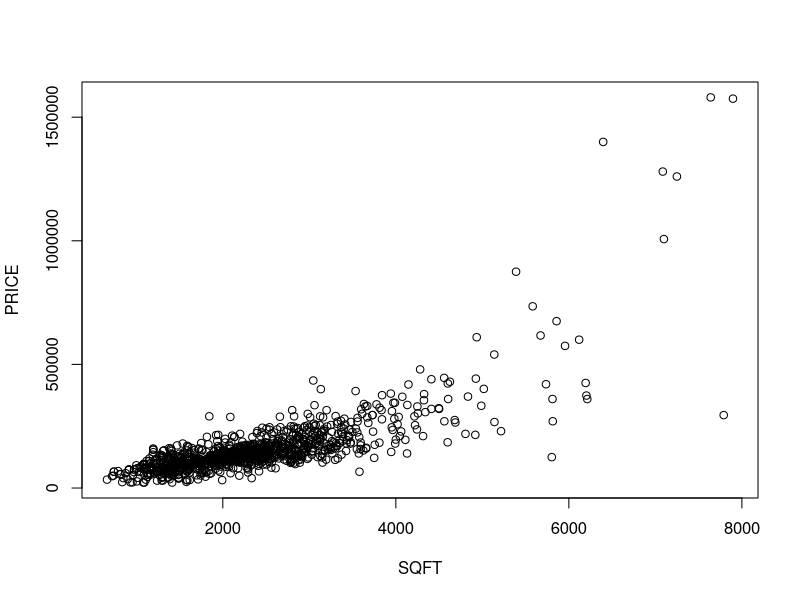
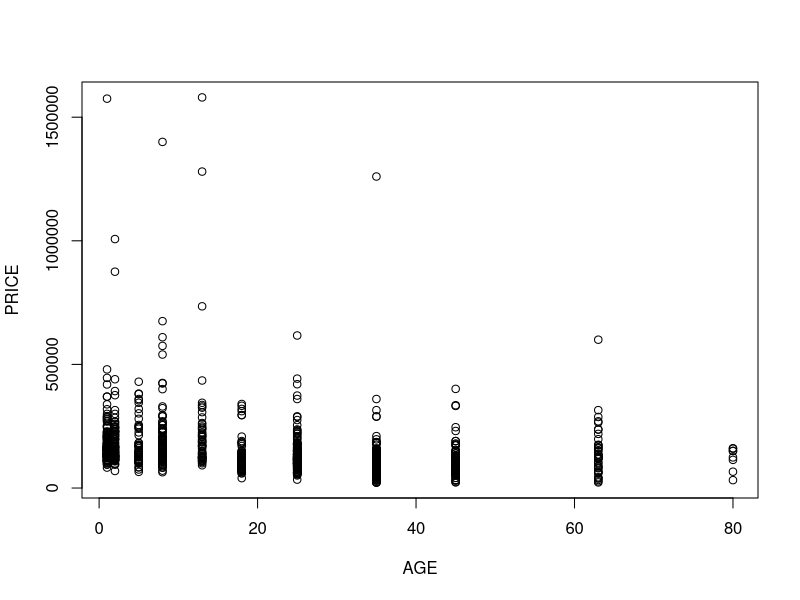
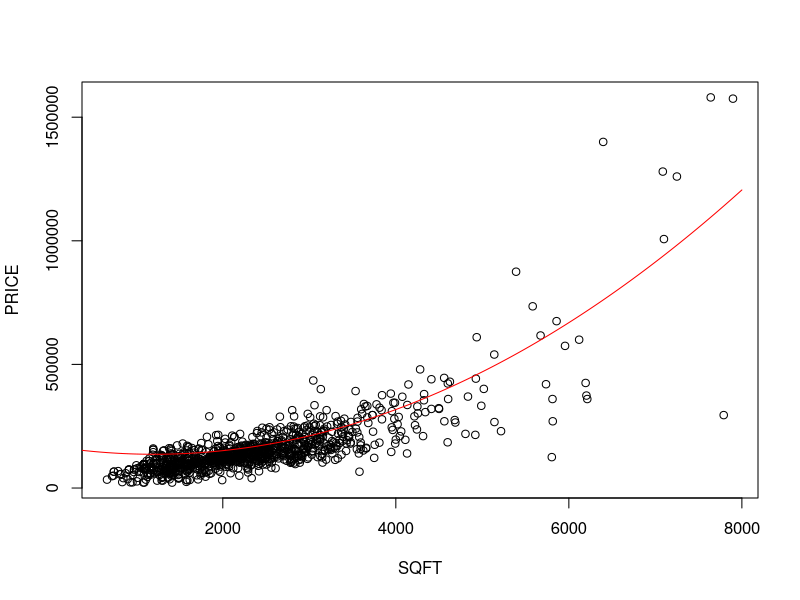
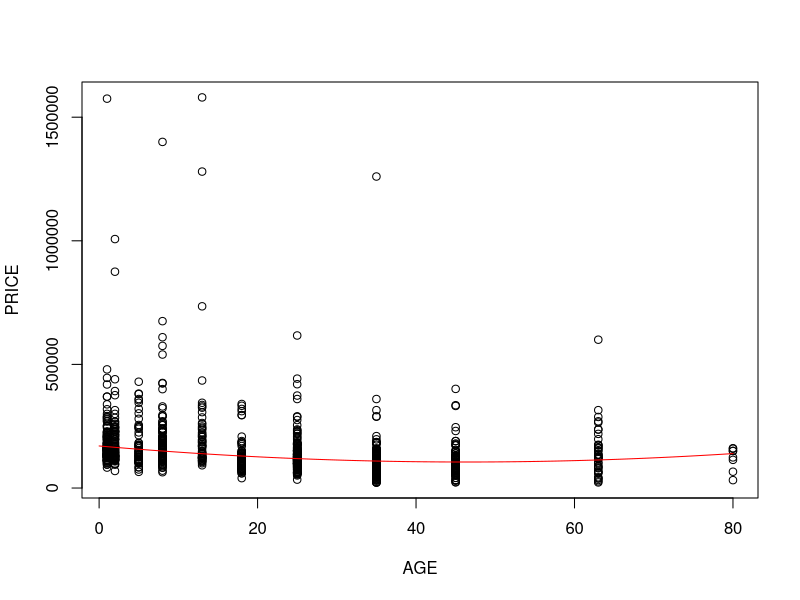
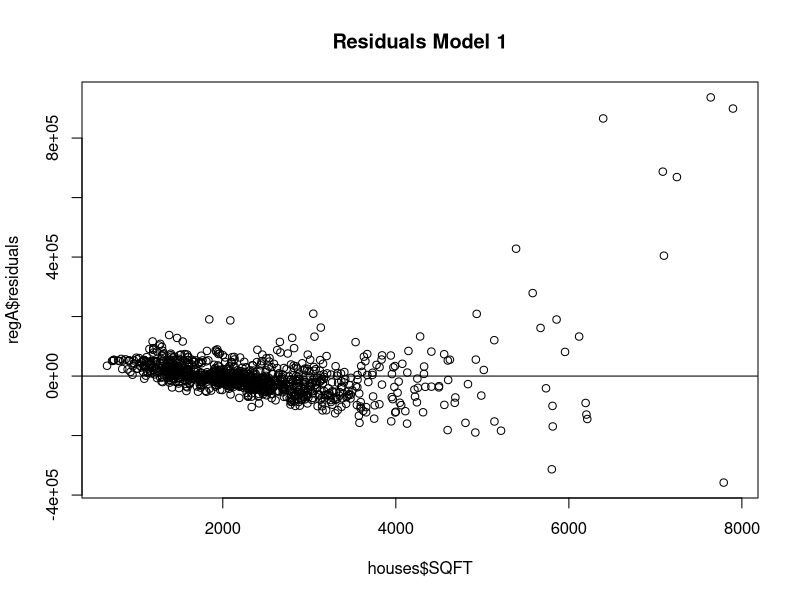
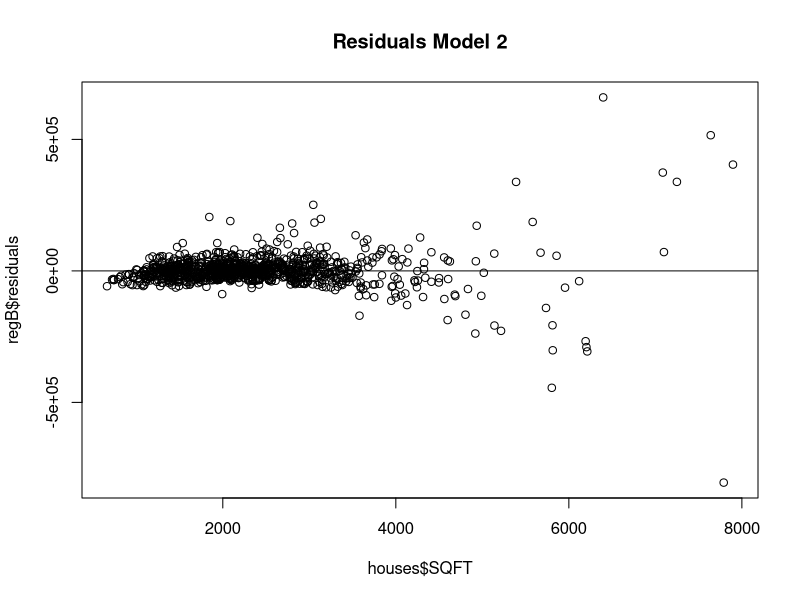
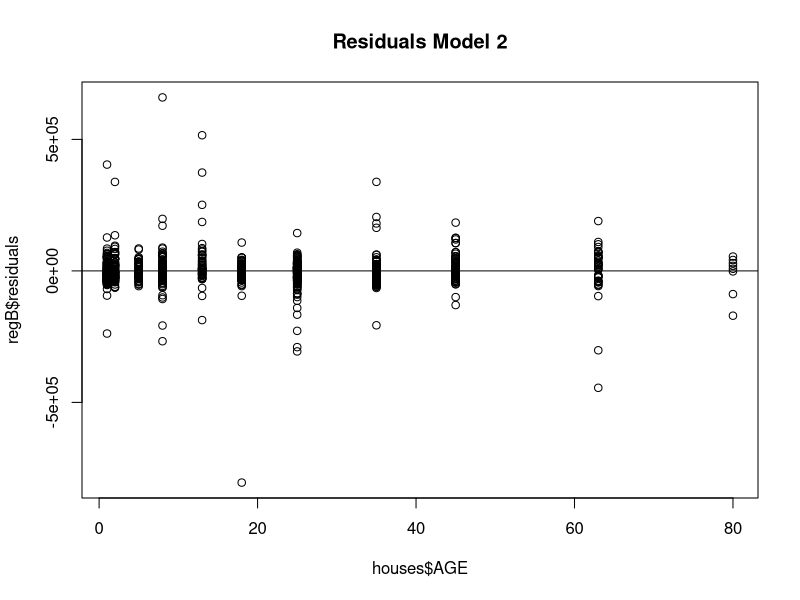

The R script that drew these images, in order:
################################################################################
#                                                                              #
#                Exercise 5: Multiple Regression Model                         # 
#                           Assignment 3                                       #
#                                                                              #
################################################################################

##### Assignment 3: House Prices: Multiple Regression Model #####

# Data
houses <- read.csv("houseprices2.csv")

# Exploration
summary(houses) # data summary
cor(houses) # data correlation matrix
# scatterplot price vs. sqft
plot(PRICE ~ SQFT, data = houses)
# scatterplot price vs. age
plot(PRICE ~ AGE, data = houses)

# (a) Model 1
regA <- lm(PRICE ~ SQFT + AGE, data = houses)
summary(regA)

# (a)(ii) 95% Confidence Interval
# get coefficients
co <- coef(summary(regA))
# calculate upper and lower bound 
up <- co[2,1] + qt(0.975, regA$df.residual)*co[2,2]
low <- co[2,1] - qt(0.975, regA$df.residual)*co[2,2]

# (a)(iii) t-Test: H_0: beta_3 >=-1000
# calculate t-Statistic
tstatA <- (co[3,1] - (-1000))/co[3,2]
# calculate the p-value, left-sided
pValA <- pt(tstatA, df = regA$df.residual)

# (b) Model 2: include squared terms
regB <- lm(PRICE ~ SQFT + I(SQFT^2) + AGE + I(AGE^2), data = houses)
summary(regB)
# get coefficients
coB <- coef(summary(regB))
# (b)(i) Marginal Effects
effectSqftMin <- coB[2,1] + 2*coB[3,1]*min(houses$SQFT)
effectSqftMax <- coB[2,1] + 2*coB[3,1]*max(houses$SQFT)
effectSqft2000 <- coB[2,1] + 2*coB[3,1]*2000

# (b)(ii) Marginal Effects
effectAgeMin <- coB[4,1] + 2*coB[5,1]*min(houses$AGE)
effectAgeMax <- coB[4,1] + 2*coB[5,1]*max(houses$AGE)
effectAge25 <- coB[4,1] + 2*coB[5,1]*25

# (b) (iii) 95% Confidence Interval for a house with 2000 sqft
covB <- vcov(regB) # Variance - Covariance Matrix of the coefficients
# calculate standarderror of the linear combination of coefficients
seSqft2000 <- sqrt(covB[2,2] + 4000^2*covB[3,3] + 2*4000*covB[2,3])
# calculate upper and lower bound
upB <- effectSqft2000 + qt(0.975, regB$df.residual)*seSqft2000
lowB <- effectSqft2000 - qt(0.975, regB$df.residual)*seSqft2000

# (b) (iv) Version Lea:  t-Test H_O: effect >=-1000 at age=25
# calculate standarderror of the linear combination of coefficients
seAge25 <- sqrt(covB[4,4] + (2*25)^2*covB[5,5] + 2*(2*25)*covB[4,5])
# calculate t-Statistic: H_0: beta_4 + 2*beta_5*25 >= -1000
tstatB <- (effectAge25 - (-1000))/seAge25
# calculate the p-value, left-sided
pValB <- pt(tstatB, df = regB$df.residual)

# (b) (iv) Version Buch: t-Test H_O: effect >=-1000 at age=20
effectAge20 <- coB[4,1] + 2*coB[5,1]*20
# calculate standard error of the linear combination of coefficients
seAge20 <- sqrt(covB[4,4] + (2*20)^2*covB[5,5] + 2*(2*20)*covB[4,5])
# calculate t-Statistic: H_0: beta_4 + 2*beta_5*25 >= -1000
tstat20 <- (effectAge20 - (-1000))/seAge20
# calculate the p-value, left-sided
pVal20 <- pt(tstat20, df = regB$df.residual)

# Extra: Graphic Evaluation of the Models

# Fitted Graphs
sqft <- seq(20, 8000, 1)
age <- seq(0, 80, 0.5)
fittedValsSQFT <- regB$coefficients[1] + regB$coefficients[2]*sqft + regB$coefficients[3]*sqft^2
fittedValsAGE <- regB$coefficients[1] + regB$coefficients[4]*age + regB$coefficients[5]*age^2

plot(PRICE ~ SQFT, data = houses)
lines(fittedValsSQFT ~ sqft, col = "red")

plot(PRICE ~ AGE, data = houses)
lines(fittedValsAGE ~ age, col = "red")

# Residual Plots
# Model 1
plot(regA$residuals ~ houses$SQFT, main = "Residuals Model 1")
abline(h=0)

# Model 2
plot(regB$residuals ~ houses$SQFT, main = "Residuals Model 2")
abline(h=0)

plot(regB$residuals ~ houses$AGE, main = "Residuals Model 2")
abline(h=0)
